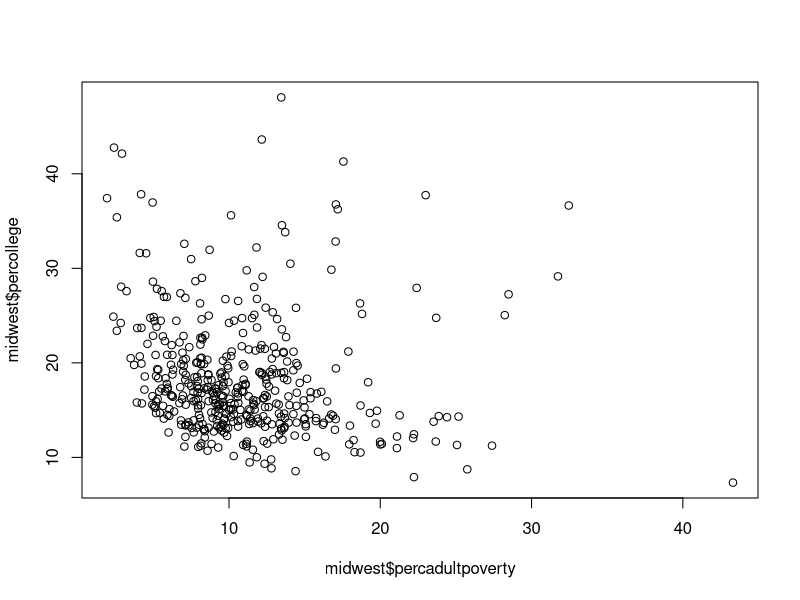
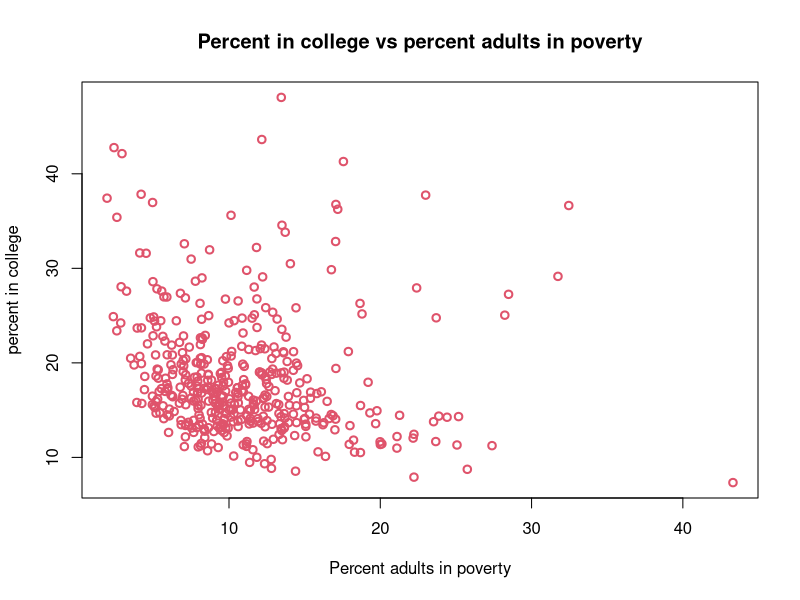
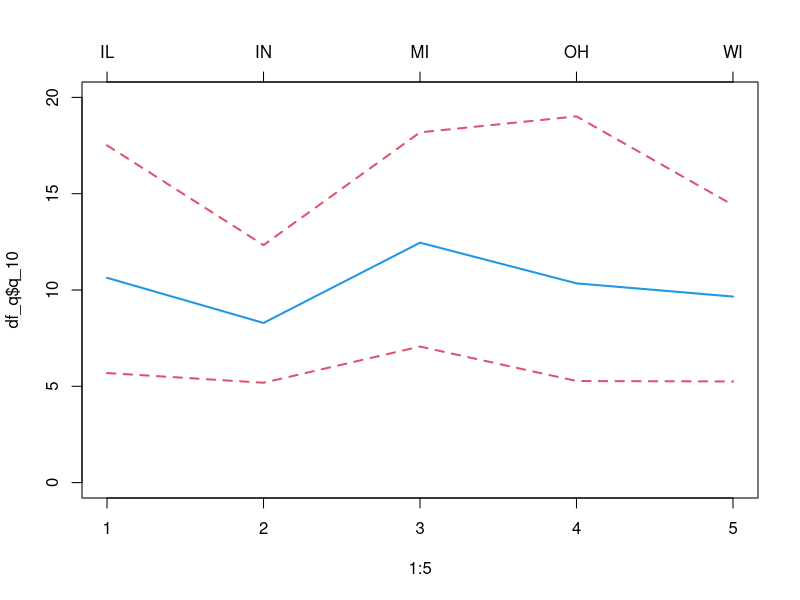
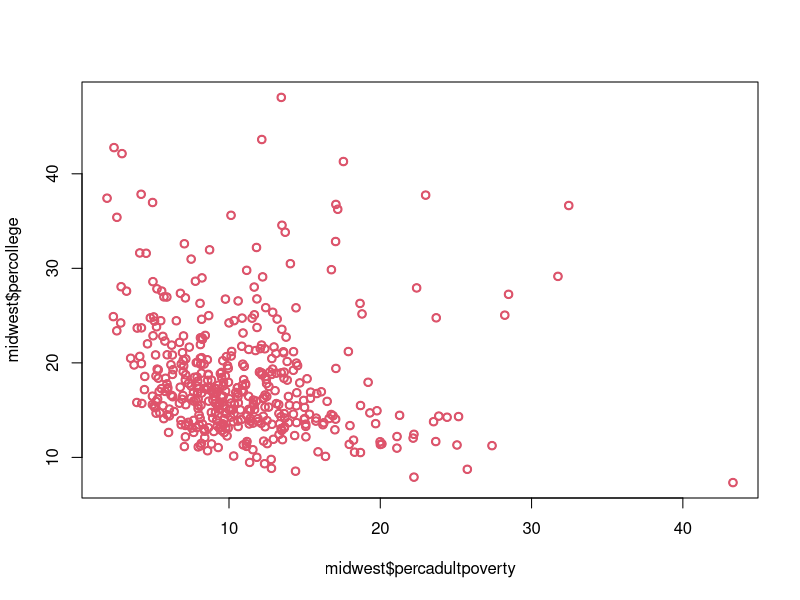
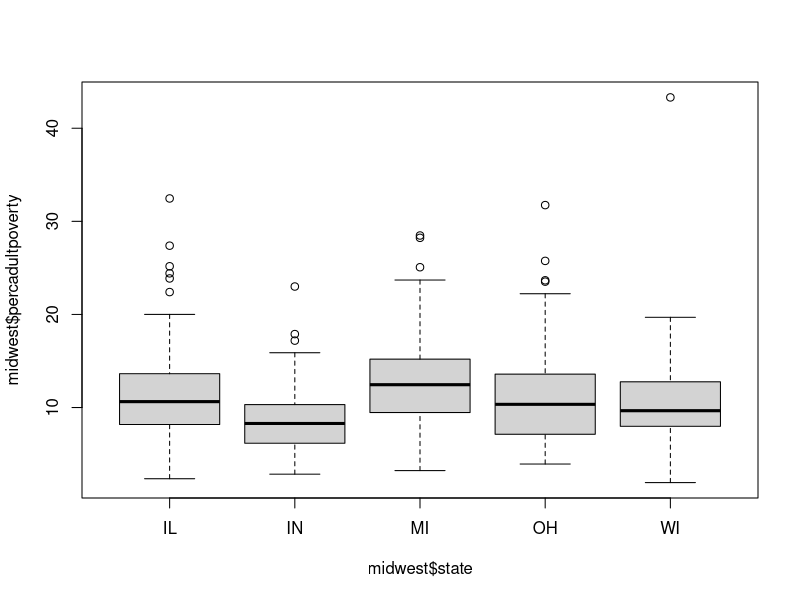
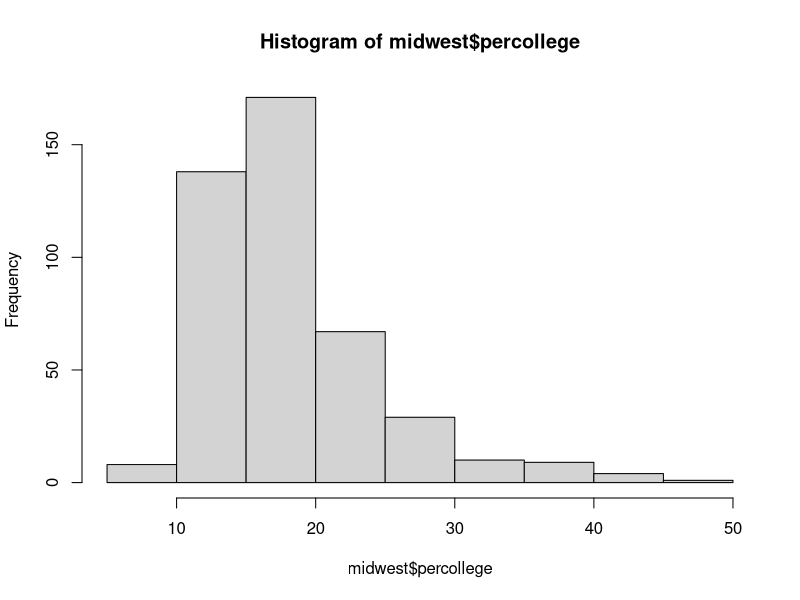
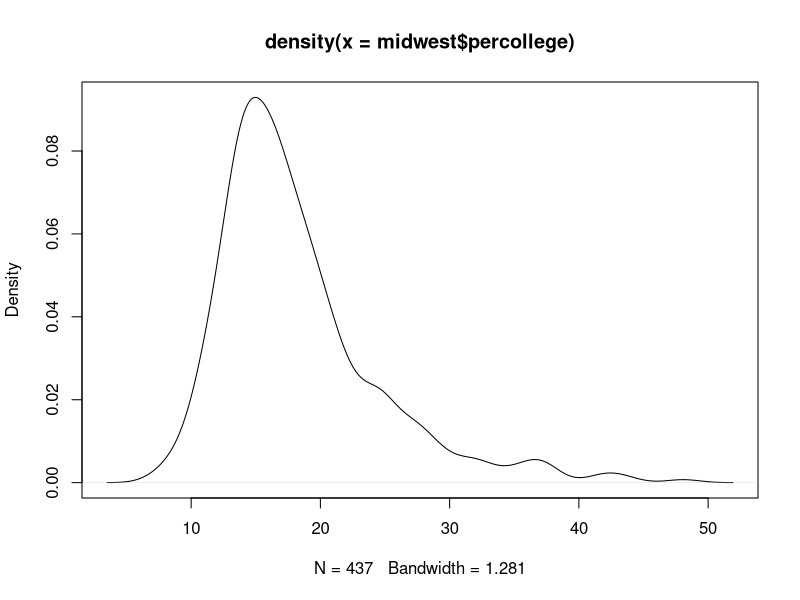
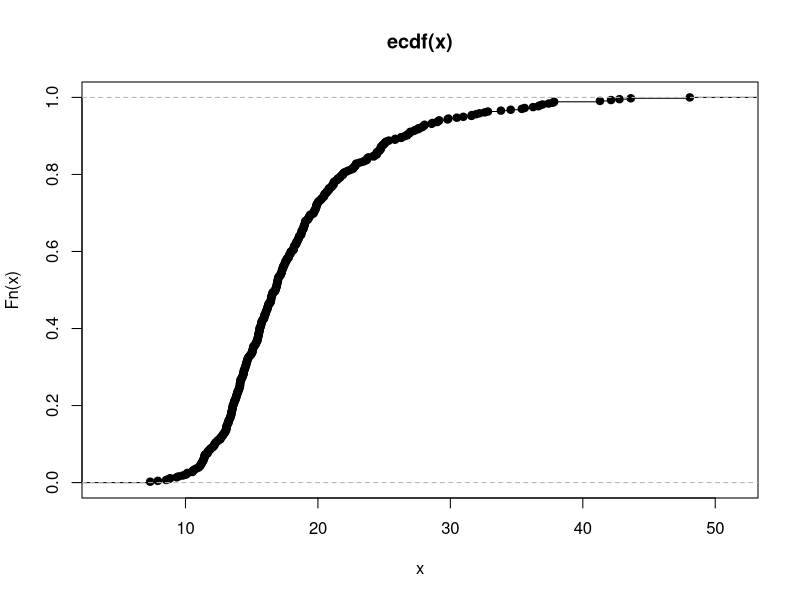

The R source for these figures, in order:
## ---- chunk 1
library(tidyverse)
data("midwest")
glimpse(midwest)
## ---- chunk 2
    plot(midwest$percadultpoverty, midwest$percollege)
## ---- chunk 3
    plot(midwest$percadultpoverty, midwest$percollege, col = 2, lwd = 2,
         main = "Percent in college vs percent adults in poverty",
         xlab = "Percent adults in poverty",
         ylab = "percent in college")
## ---- chunk 4
    #get the quantiles
    library(dplyr)
    #calculate quantiles at of percadultpoverty for each state
    list_q <- tapply(midwest$percadultpoverty, midwest$state, quantile, c(.1,.5,.9))

    #convert the result into a dataframe with each column as one quantile and each row as one state
    df_q <- data.frame()
    df_q <- bind_rows(list_q[[1]], list_q[[2]], list_q[[3]], list_q[[4]], list_q[[5]])
    colnames(df_q) <- c("q_10", "q_50", "q_90")

    #plot them
    plot(1:5, df_q$q_10, ylim = c(0,20), type = "l", col = 2, lwd = 2, lty = 2)
    lines(1:5, df_q$q_50, col = 4, lwd = 2, lty = 1)
    lines(1:5, df_q$q_90, col = 2, lwd = 2, lty = 2)
    axis(side = 3, at = 1:5, labels = unique(midwest$state))
## ---- chunk 5
    plot(midwest$percadultpoverty, midwest$percollege)
    points(midwest$percadultpoverty, midwest$percollege, col = 2, lwd = 2, 
         main = "Percent in college vs percent adults in poverty",
         xlab = "Percent adults in poverty",
         ylab = "percent in college")

## ---- chunk 6
    boxplot(midwest$percadultpoverty ~ midwest$state)
## ---- chunk 7
hist(midwest$percollege)
## ---- chunk 8
plot(density(midwest$percollege))
## ---- chunk 9
plot.ecdf(midwest$percollege)
## ---- chunk 10
midwest %>%
  ggplot()
## ---- chunk 11
midwest %>%
  ggplot() +
  aes(x = percadultpoverty, y = percollege)
## ---- chunk 12
midwest %>%
  ggplot() +
  aes(x = percadultpoverty, y = percollege) +
  geom_point()
## ---- chunk 13
midwest %>%
  ggplot() +
  aes(x = percadultpoverty, y = percollege, color = state) +
  geom_point()
## ---- chunk 14
midwest %>%
  ggplot(aes(x = percadultpoverty, y = percollege)) +
  geom_point()
## ---- chunk 15
midwest %>%
  ggplot() +
  geom_point(aes(x = percadultpoverty, y = percollege))
## ---- chunk 16
midwest %>%
  ggplot(aes(x = percadultpoverty, y = percollege)) +
  geom_point() +
  geom_smooth(method  ="lm")
## ---- chunk 17
midwest %>%
  ggplot(aes(x=state)) +
  geom_bar()
## ---- chunk 18
midwest %>%
  ggplot(aes(x=state, y = area)) +
  geom_col()
## ---- chunk 19
midwest %>%
  summarise(mean_area = mean(area), .by = state) %>%
  ggplot(aes(x = state, y = mean_area)) +
  geom_col()
## ---- chunk 20
midwest %>%
  ggplot() +
  geom_point(aes(x = percadultpoverty, y = percollege), color = "red", alpha = .3)
## ---- chunk 21
midwest %>%
  ggplot() +
  geom_point(aes(x = percadultpoverty, y = percollege), color = "red", alpha = .3) + scale_x_continuous(breaks = seq(0,40,5),labels = scales::label_percent(scale = 1)) +
  scale_y_continuous(breaks = seq(0,50,5),labels = scales::label_percent(scale = 1))
## ---- chunk 22
midwest %>%
  ggplot() +
  geom_point(aes(x = percadultpoverty, y = percollege), color = "red", alpha = .3) + scale_x_continuous(breaks = seq(0,25,5),labels = scales::label_percent(scale = 1), limits = c(0, 25)) +
  scale_y_continuous(breaks = seq(0,50,5),labels = scales::label_percent(scale = 1))
## ---- chunk 23
midwest %>%
  ggplot(aes(x = state, y = percadultpoverty)) +
  geom_bar(stat = "summary", fun = mean) +
  scale_y_continuous(limits = c(0,10))
